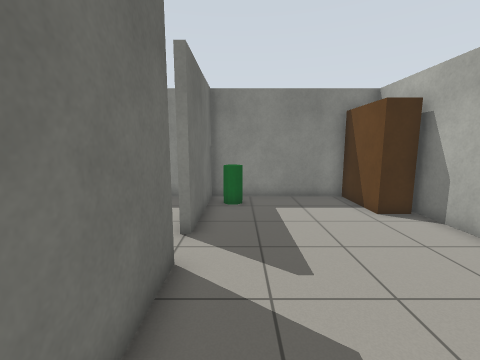
[1] (above)

16 first-person views from a walk through a robot-simulator world made for Gazebo. The camera is 1.2 m above the floor, tilts 8° down and sees 90° across. The floor is counted in squares, 0.5 m on a side. Each view is taken from the middle of a square. On the plan, view 1 faces up. The plan holds only what a view shows up to about 17 squares ahead; the rest is blank.

[2]
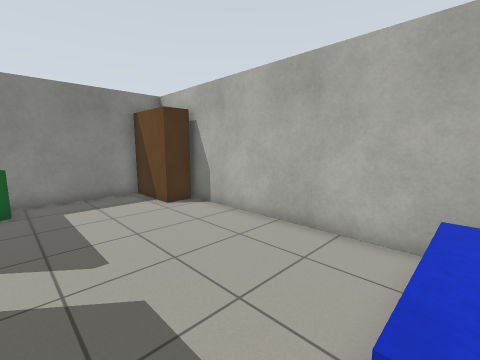

[3]
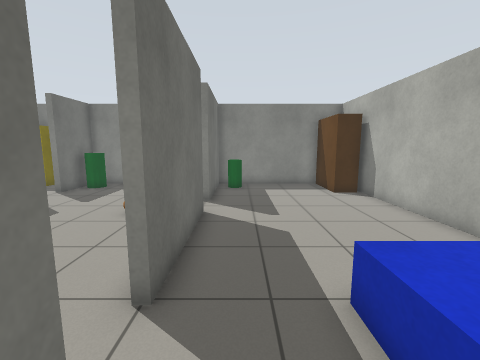

[4]
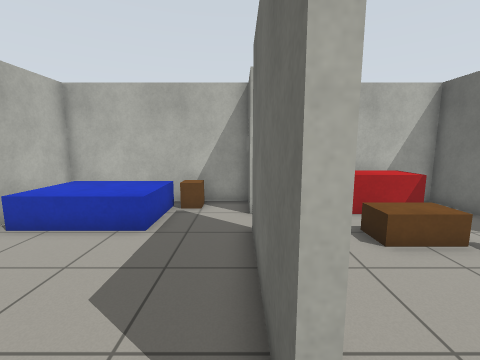

[5]
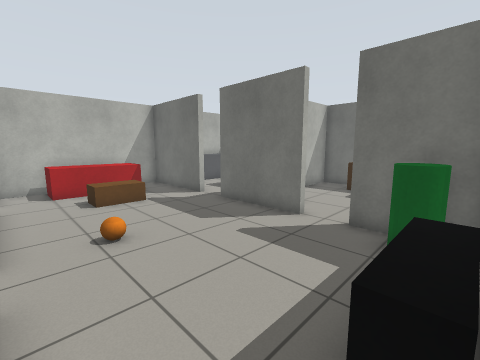

[6]
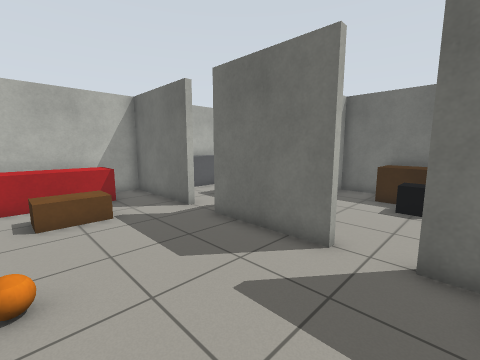

[7]
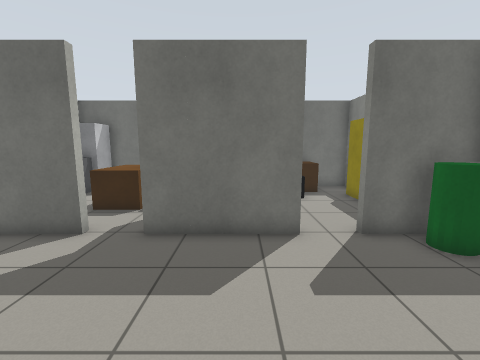

[8]
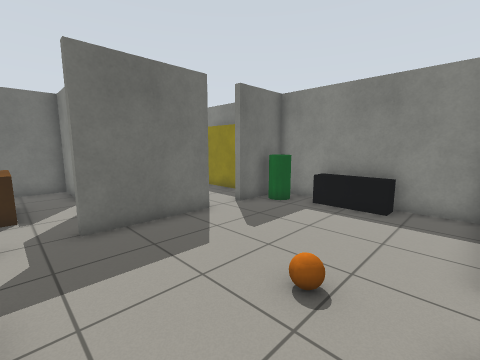

[9]
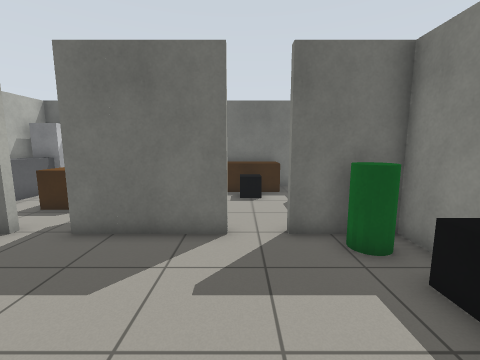

[10]
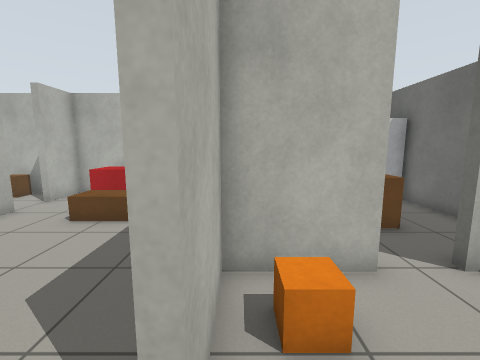

[11]
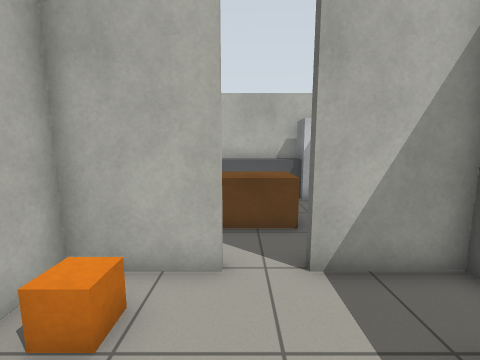

[12]
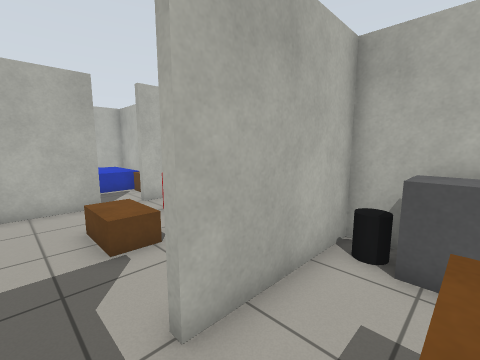

[13]
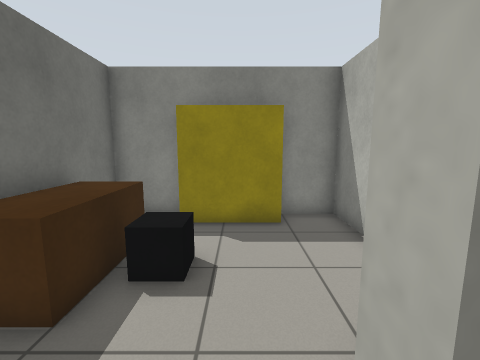

[14]
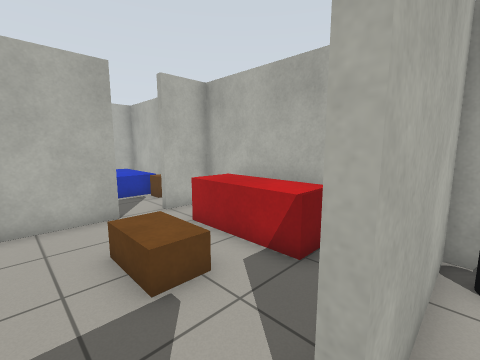

[15]
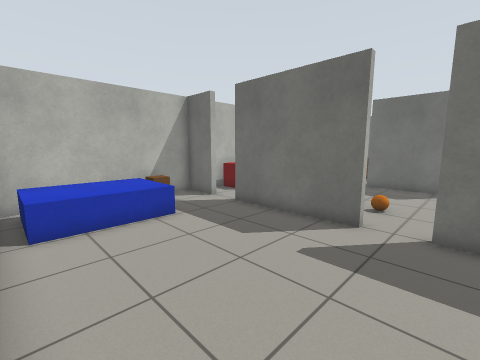

[16]
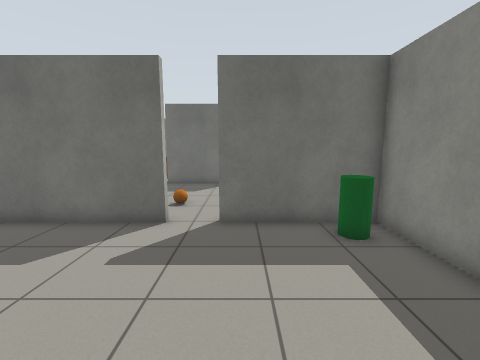

### Floor plan
Points are (right, up) in squares from view 1. A wall is a line through its corners. A room is listed if a view was taken in it or the views show most of it. See-through windows are left out.
Room 1 (views 1, 2, 3, 4, 15, 16)
walls: (-1.8, 4.7) (-1.3, 4.7) (-1.3, -0.7); (-1.7, -2.4) (-1.3, -2.4) (-1.3, -4.3) (6.4, -4.3) (6.4, 8.5); (4.2, 11.4) (-1.3, 11.4) (-1.3, 6.3)
ways out: opening at (-1, -1.5) to room 2; opening at (-1, 5.5) to room 2
objects: green cylinder (0, 10); brown box (1, -4) to (1, -3); blue box (2, -3) to (5, -1); wardrobe (5, 9) to (6, 11)
Room 2 (views 5, 6, 7, 8, 9)
walls: (-1.3, 6.3) (-1.8, 6.3); (-9.7, 6.7) (-9.4, 6.7) (-9.4, 2.4); (-9.7, 0.6) (-9.4, 0.6) (-9.4, -4.3) (-7.6, -4.3); (-1.3, -0.7) (-1.7, -0.7) (-1.7, 2.2); (-7.4, 11.4) (-9.4, 11.4) (-9.4, 8.4); (-1.8, 11.4) (-3.2, 11.4); (-3.4, -4.3) (-1.7, -4.3) (-1.7, -2.4)
ways out: opening at (-1, -1.5) to room 1; opening at (-1, 5.5) to room 1; opening at (-9, 8.5) to room 3; opening at (-9, 1.5) to room 4
objects: green cylinder (-9, 10) to (-8, 10); red box (-7, -4) to (-4, -3); TV cabinet (-7, 11) to (-4, 11); brown box (-6, 0) to (-5, 0); orange ball (-4, 4) to (-4, 5)
Room 3 (views 10, 11)
walls: (-17.4, 5.6) (-17.4, 3.7) (-14.4, 3.7); (-12.6, 3.2) (-12.6, 3.7) (-9.7, 3.7) (-9.7, 6.7); (-15.1, 11.4) (-17.4, 11.4) (-17.4, 9.4); (-11.7, 11) (-11.7, 10.4) (-15, 10.4); (-9.7, 9.1) (-9.7, 11.4) (-11.6, 11.4); (-9.4, 8.4) (-9.8, 8.4)
ways out: opening at (-9, 8.5) to room 2; opening at (-13.5, 3) to room 4
objects: brown box (-17, 6) to (-16, 9); black box (-15, 7) to (-14, 8); cardboard box (-11, 5)
Room 4 (views 12, 13, 14)
walls: (-15.2, 3.4) (-17.4, 3.4) (-17.4, -2.5); (-14.4, 3.7) (-14.4, 3.2); (-9.7, -3.5) (-9.7, 0.6); (-9.4, 2.4) (-9.8, 2.4)
ways out: opening at (-9, 1.5) to room 2; opening at (-13.5, 3) to room 3
objects: fridge (-17, -4) to (-16, -3); counter (-15, -4) to (-12, -3); brown box (-14, 0) to (-12, 1); bin (-11, -4) to (-10, -3)

Positions as (right, up) in squares from view 1, and headings:
1: (0, 0), facing up
2: (0, -1), facing up-right
3: (0, -4), facing up
4: (-1, 6), facing down
5: (-2, 11), facing down-left
6: (-4, 9), facing down-left
7: (-3, 5), facing left
8: (-2, 1), facing up-left
9: (-3, 7), facing left
10: (-10, 8), facing down
11: (-13, 8), facing down
12: (-12, 2), facing down-right
13: (-13, 3), facing up
14: (-10, 2), facing down-right
15: (6, 7), facing down-left
16: (6, 7), facing left
